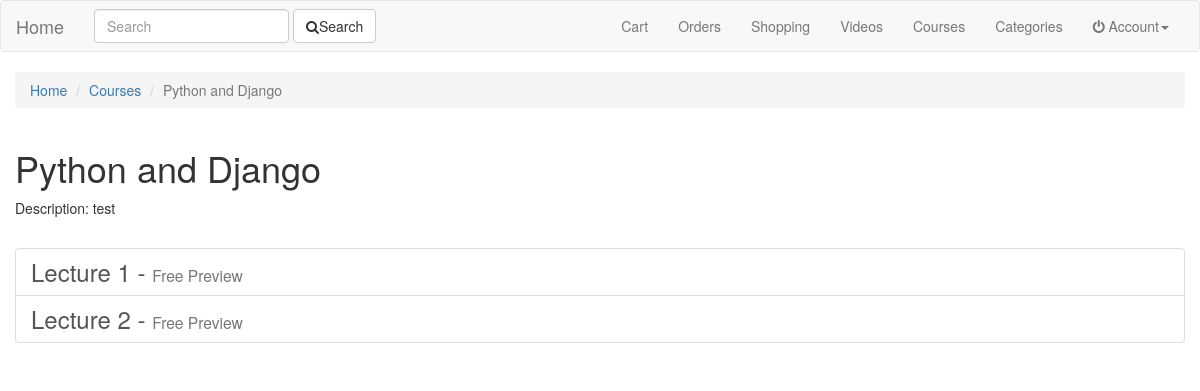
The page /courses/python-and-django/ on the database its author committed.
### courses/models.py (models this page shows, shortened)
class Course(models.Model):
	user 		= models.ForeignKey(settings.AUTH_USER_MODEL)
	title 		= models.CharField(max_length=120)
	slug 		= models.SlugField(blank=True)
	category 	= models.ForeignKey(Category, related_name="primary_category", null=True, blank=True)
	secondary 	= models.ManyToManyField(Category, related_name="secondary_category", blank=True)
	image 		= models.ImageField(
			upload_to=handle_upload,
			height_field='image_height',
			width_field='image_width',
			blank=True,null=True
		)
	image_height= models.IntegerField(blank=True,null=True)
	image_width	= models.IntegerField(blank=True,null=True)
	price		= models.DecimalField(decimal_places=2, max_digits=100)
	active 		= models.BooleanField(default=True)
	description = models.TextField()
	updated 	= models.DateTimeField(auto_now=True)
	timestamp 	= models.DateTimeField(auto_now_add=True)
	objects = CourseManager()
	def __str__(self):
		return str(self.title)

class Lecture(models.Model):
	course 		= models.ForeignKey(Course)
	video 		= models.ForeignKey(Video)
	title 		= models.CharField(max_length=120)
	slug 		= models.SlugField(blank=True)
	free 		= models.BooleanField(default=False)
	description = models.TextField()
	updated 	= models.DateTimeField(auto_now=True)
	timestamp 	= models.DateTimeField(auto_now_add=True)
	class Meta:
		ordering = ["title"]
	def __str__(self):
		return str(self.title)
	def get_absolute_url(self):
		return reverse("courses:lecture-detail", kwargs={"cslug": self.course.slug, "lslug": self.slug})

### courses/views.py (the view)
# urls.py: url(r'^(?P<slug>[\w-]+)/$', CourseDetailView.as_view(), name="detail"),
class CourseDetailView(DetailView):
	queryset = Course.objects.all()
	def get_object(self):
		slug = self.kwargs.get("slug")
		qs = Course.objects.filter(slug=slug).lectures().owned(self.request.user)
		print(qs, "test")
		if qs.exists():
			obj = qs.first()
			return obj
		raise Http404

### courses/models.py (called while the page is built)
	def lectures(self):
		return self.prefetch_related(
				'lecture_set'
			)

	def owned(self, user):
		if user.is_authenticated():
			qs = MyCourse.objects.filter(user=user)
		else:
			qs = MyCourse.objects.all()
		return self.prefetch_related(
				Prefetch(
					"owned",
					queryset=qs,
					to_attr="is_owner",
					)
			)

	def get_queryset(self):
		return CourseQuerySet(self.model, using=self._db)

### search/templatetags/search_form.py (called while the page is built)
@register.inclusion_tag("search/snippets/search_form.html")
def search_form(request, navbar=False):
	return {"request": request, "navbar": navbar}

### courses/templates/courses/course_detail.html (shortened to what this page needs)
{% extends 'base.html' %} {% block title %} {{ object.title }} | {{ block.super }} {% endblock %} {% block content %}
<ol class="breadcrumb">
  <li><a href="{% url 'home' %}">Home</a></li>
  <li><a href="{% url 'courses:list' %}">Courses</a></li>
  <li class="active">{{ object.title }}</li>
</ol>
<div class="row">
    <div class="col-sm-6">
        <h1>{{ object.title }}
        </h1>
        <p>Description: {{ object.description }}</p>
    </div>
    <div class="col-sm-6">
    </div>
</div>
<h3 class="list-group">
    {% for lecture in course.lecture_set.all %}
    <a class="list-group-item" {% if object.is_owner or lecture.free %} href="{{ lecture.get_absolute_url }}" {% endif %}>{{ lecture }}{% if lecture.free %} - <small>Free Preview</small> {% endif %}</a>{% endfor %}
</h3> {% endblock %}

### rows shown on the page
Course: title "Python and Django", description "test"
Lecture: title "Lecture 1", free "Free Preview"
Lecture: title "Lecture 2", free "Free Preview"
